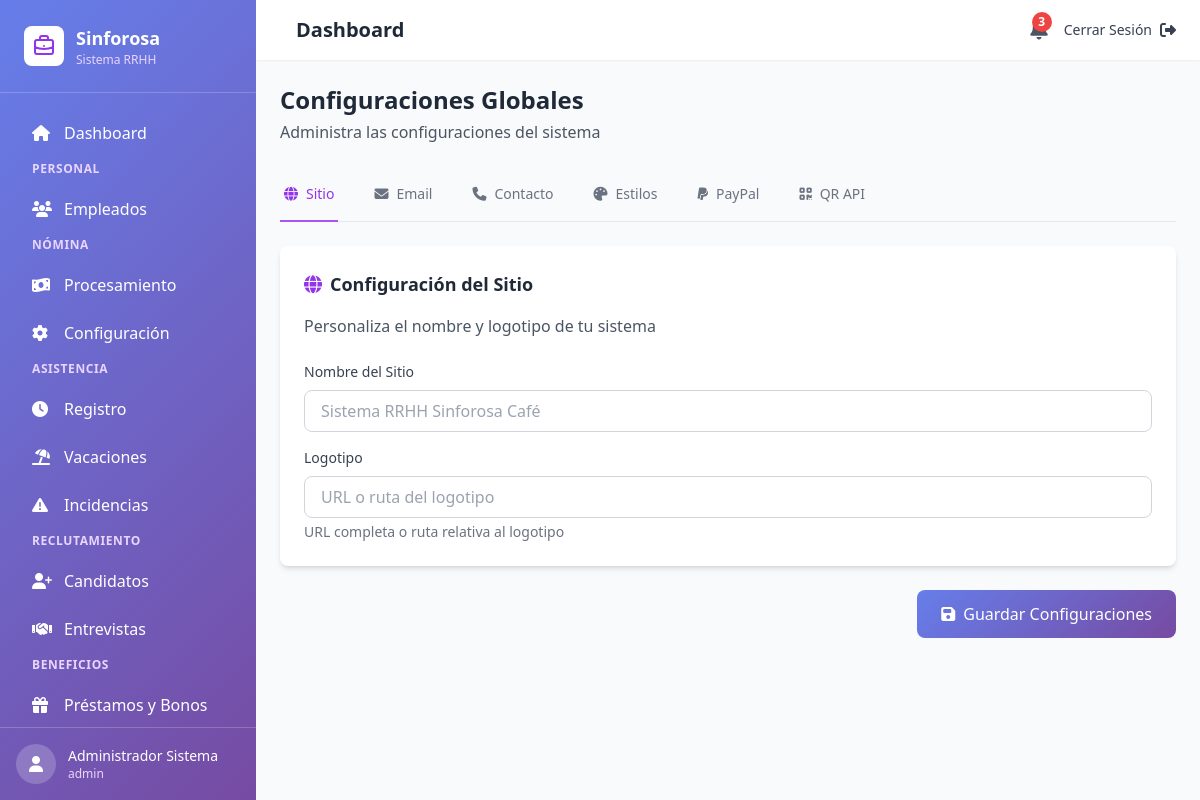
The app's page /configuraciones (signed in), older data.
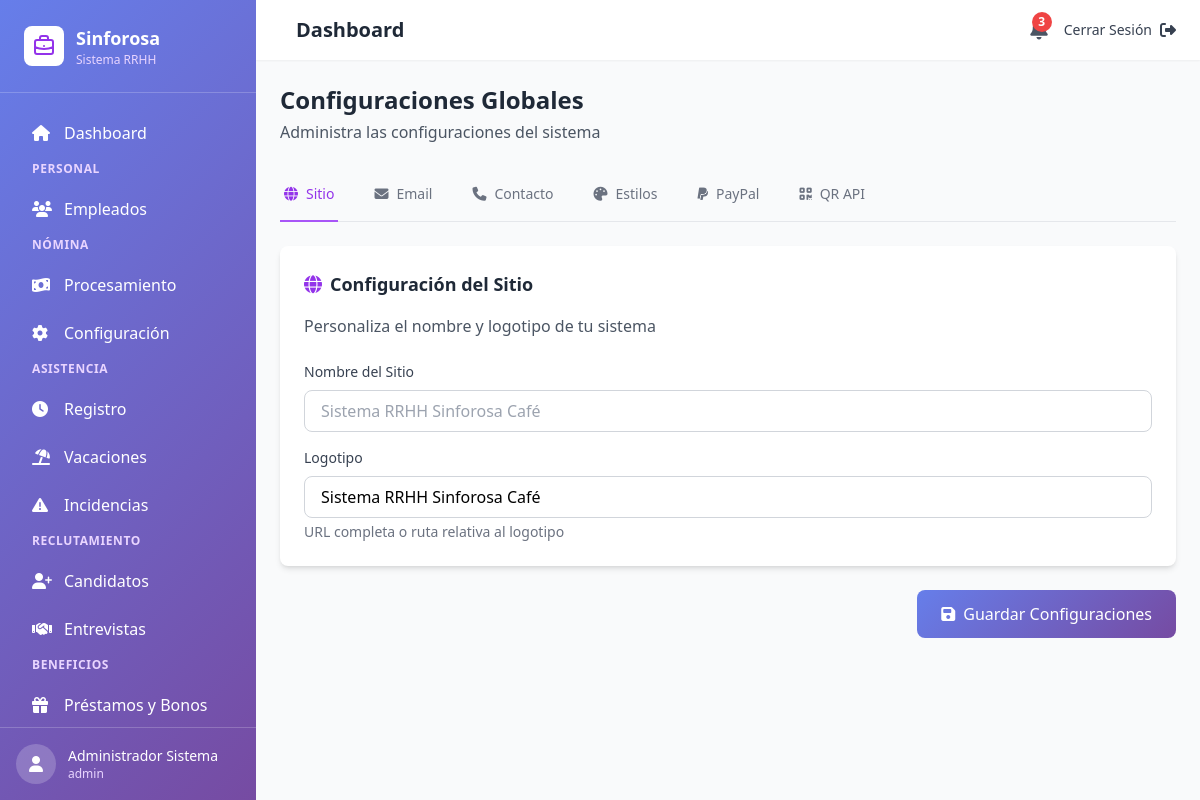
The same page, newer data.
### tables this page shows
CREATE TABLE configuraciones_globales (
    id INT AUTO_INCREMENT PRIMARY KEY,
    clave VARCHAR(100) UNIQUE NOT NULL,
    valor TEXT,
    tipo ENUM('texto', 'numero', 'email', 'color', 'imagen', 'json', 'boolean') DEFAULT 'texto',
    grupo VARCHAR(50) NOT NULL COMMENT 'sitio, email, contacto, estilo, paypal, qr',
    descripcion VARCHAR(255),
    fecha_actualizacion TIMESTAMP DEFAULT CURRENT_TIMESTAMP ON UPDATE CURRENT_TIMESTAMP,
    INDEX idx_grupo (grupo),
    INDEX idx_clave (clave)
);

### app/controllers/ConfiguracionesController.php (called while the page is built, shortened)
<?php
class ConfiguracionesController {
    public function index() {
        $db = Database::getInstance()->getConnection();
        $stmt = $db->query("SELECT * FROM configuraciones_globales ORDER BY grupo, clave");
        $configuraciones = $stmt->fetchAll();
        $configs = [];
        foreach ($configuraciones as $config) {
            $configs[$config['grupo']][] = $config;
        }
        require_once BASE_PATH . 'app/views/configuraciones/index.php';
        $content = ob_get_clean();
        require_once BASE_PATH . 'app/views/layouts/main.php';
    }
}

### app/views/configuraciones/index.php (the view, shortened to what this page needs)
<div class="mb-6">
    <div class="flex items-center justify-between">
        <div>
            <h1 class="text-2xl font-bold text-gray-800">Configuraciones Globales</h1>
            <p class="text-gray-600 mt-1">Administra las configuraciones del sistema</p>
        </div>
    </div>
</div>
<div class="mb-6">
    <div class="border-b border-gray-200">
        <nav class="-mb-px flex space-x-8 overflow-x-auto">
            <button onclick="showConfigTab('sitio')" id="tab-sitio" class="config-tab active border-b-2 border-purple-500 py-4 px-1 text-center font-medium text-sm text-purple-600 whitespace-nowrap">
                <i class="fas fa-globe mr-2"></i>Sitio
            </button>
            <button onclick="showConfigTab('email')" id="tab-email" class="config-tab border-b-2 border-transparent py-4 px-1 text-center font-medium text-sm text-gray-500 hover:text-gray-700 whitespace-nowrap">
                <i class="fas fa-envelope mr-2"></i>Email
            </button>
            <button onclick="showConfigTab('contacto')" id="tab-contacto" class="config-tab border-b-2 border-transparent py-4 px-1 text-center font-medium text-sm text-gray-500 hover:text-gray-700 whitespace-nowrap">
                <i class="fas fa-phone mr-2"></i>Contacto
            </button>
            <button onclick="showConfigTab('estilo')" id="tab-estilo" class="config-tab border-b-2 border-transparent py-4 px-1 text-center font-medium text-sm text-gray-500 hover:text-gray-700 whitespace-nowrap">
                <i class="fas fa-palette mr-2"></i>Estilos
            </button>
            <button onclick="showConfigTab('paypal')" id="tab-paypal" class="config-tab border-b-2 border-transparent py-4 px-1 text-center font-medium text-sm text-gray-500 hover:text-gray-700 whitespace-nowrap">
                <i class="fab fa-paypal mr-2"></i>PayPal
            </button>
            <button onclick="showConfigTab('qr')" id="tab-qr" class="config-tab border-b-2 border-transparent py-4 px-1 text-center font-medium text-sm text-gray-500 hover:text-gray-700 whitespace-nowrap">
                <i class="fas fa-qrcode mr-2"></i>QR API
            </button>
        </nav>
    </div>
</div>
<form id="form-configuraciones">
    <div id="content-sitio" class="config-content">
        <div class="bg-white rounded-lg shadow-md p-6">
            <h2 class="text-lg font-semibold text-gray-800 mb-4">
                <i class="fas fa-globe text-purple-600 mr-2"></i>Configuración del Sitio
            </h2>
            <p class="text-gray-600 mb-6">Personaliza el nombre y logotipo de tu sistema</p>
            <div class="space-y-4">
                <div>
                    <label class="block text-sm font-medium text-gray-700 mb-2">Nombre del Sitio</label>
                    <input type="text" name="configuraciones[sitio_nombre]"
                        value="<?php echo htmlspecialchars($configs['sitio'][0]['valor'] ?? ''); ?>"
                        class="w-full px-4 py-2 border border-gray-300 rounded-lg focus:ring-2 focus:ring-purple-500 focus:border-transparent"
                        placeholder="Sistema RRHH Sinforosa Café">
                </div>
                <div>
                    <label class="block text-sm font-medium text-gray-700 mb-2">Logotipo</label>
                    <input type="text" name="configuraciones[sitio_logo]"
                        value="<?php echo htmlspecialchars($configs['sitio'][1]['valor'] ?? ''); ?>"
                        class="w-full px-4 py-2 border border-gray-300 rounded-lg focus:ring-2 focus:ring-purple-500 focus:border-transparent"
                        placeholder="URL o ruta del logotipo">
                    <p class="text-sm text-gray-500 mt-1">URL completa o ruta relativa al logotipo</p>
                </div>
            </div>
        </div>
    </div>
    <div class="mt-6 flex justify-end">
        <button type="submit" class="bg-gradient-sinforosa text-white px-6 py-3 rounded-lg hover:opacity-90 transition flex items-center">
            <i class="fas fa-save mr-2"></i>Guardar Configuraciones
        </button>
    </div>
</form>

### index.php (shortened to what this page needs)
<?php
$request = $_SERVER['REQUEST_URI'];
$request = str_replace(parse_url(BASE_URL, PHP_URL_PATH), '', $request);
$request = strtok($request, '?');
$request = trim($request, '/');
if ($request === '' || $request === 'login') {
    $controller = new AuthController();
    $controller->login();
} elseif ($request === 'logout') {
    $controller = new AuthController();
    $controller->logout();
} elseif ($request === 'dashboard') {
    $controller = new DashboardController();
    $controller->index();
} elseif (strpos($request, 'beneficios') === 0) {
    $controller = new BeneficiosController();
    $controller->index();
} elseif ($request === 'notificaciones') {
    $controller = new NotificacionesController();
    $controller->index();
} elseif (strpos($request, 'configuraciones') === 0) {
    $controller = new ConfiguracionesController();
    $parts = explode('/', $request);
    if (count($parts) === 1) {
        $controller->index();
    } elseif ($parts[1] === 'guardar') {
        $controller->guardar();
    } elseif ($parts[1] === 'dispositivos') {
        $controller->dispositivos();
    } elseif ($parts[1] === 'guardar-dispositivo') {
        $controller->guardarDispositivo();
    } elseif ($parts[1] === 'obtener-dispositivo') {
        $controller->obtenerDispositivo();
    } elseif ($parts[1] === 'eliminar-dispositivo') {
        $controller->eliminarDispositivo();
    } else {
        http_response_code(404);
        die('Página no encontrada');
    }
} else {
    http_response_code(404);
    die('Página no encontrada');
}

### app/views/layouts/main.php (shortened to what this page needs)
<!DOCTYPE html>
<html lang="es">
<head>
    <script src="https://cdn.tailwindcss.com"></script>
    <link rel="stylesheet" href="https://cdnjs.cloudflare.com/ajax/libs/font-awesome/6.4.0/css/all.min.css">
</head>
<body class="bg-gray-50">
    <div class="flex h-screen overflow-hidden">
        <aside id="sidebar" class="w-64 bg-gradient-sinforosa text-white flex-shrink-0 fixed md:static inset-y-0 left-0 z-50 transform -translate-x-full md:translate-x-0 transition-transform duration-300 ease-in-out md:flex flex-col">
            <div class="p-6 border-b border-white border-opacity-20">
                <div class="flex items-center space-x-3">
                    <div class="h-10 w-10 bg-white rounded-lg flex items-center justify-center">
                    </div>
                    <div>
                        <h1 class="font-bold text-lg">Sinforosa</h1>
                        <p class="text-xs text-purple-200">Sistema RRHH</p>
                    </div>
                </div>
            </div>
            <nav class="flex-1 overflow-y-auto p-4">
                <div class="space-y-1">
                    <a href="<?php echo BASE_URL; ?>dashboard" class="sidebar-item flex items-center px-4 py-3 rounded-lg transition">
                        <i class="fas fa-home w-5"></i>
                        <span class="ml-3">Dashboard</span>
                    </a>
                    <div class="mt-4">
                        <p class="px-4 text-xs font-semibold text-purple-200 uppercase tracking-wider mb-2">Personal</p>
                        <a href="<?php echo BASE_URL; ?>empleados" class="sidebar-item flex items-center px-4 py-3 rounded-lg transition">
                            <i class="fas fa-users w-5"></i>
                            <span class="ml-3">Empleados</span>
                        </a>
                    </div>
                    <div class="mt-4">
                        <p class="px-4 text-xs font-semibold text-purple-200 uppercase tracking-wider mb-2">Nómina</p>
                        <a href="<?php echo BASE_URL; ?>nomina" class="sidebar-item flex items-center px-4 py-3 rounded-lg transition">
                            <i class="fas fa-money-bill-wave w-5"></i>
                            <span class="ml-3">Procesamiento</span>
                        </a>
                        <a href="<?php echo BASE_URL; ?>nomina/configuracion" class="sidebar-item flex items-center px-4 py-3 rounded-lg transition">
                            <i class="fas fa-cog w-5"></i>
                            <span class="ml-3">Configuración</span>
                        </a>
                    </div>
                    <div class="mt-4">
                        <p class="px-4 text-xs font-semibold text-purple-200 uppercase tracking-wider mb-2">Asistencia</p>
                        <a href="<?php echo BASE_URL; ?>asistencia" class="sidebar-item flex items-center px-4 py-3 rounded-lg transition">
                            <i class="fas fa-clock w-5"></i>
                            <span class="ml-3">Registro</span>
                        </a>
                        <a href="<?php echo BASE_URL; ?>asistencia/vacaciones" class="sidebar-item flex items-center px-4 py-3 rounded-lg transition">
                            <i class="fas fa-umbrella-beach w-5"></i>
                            <span class="ml-3">Vacaciones</span>
                        </a>
                        <a href="<?php echo BASE_URL; ?>asistencia/incidencias" class="sidebar-item flex items-center px-4 py-3 rounded-lg transition">
                            <i class="fas fa-exclamation-triangle w-5"></i>
                            <span class="ml-3">Incidencias</span>
                        </a>
                    </div>
                    <div class="mt-4">
                        <p class="px-4 text-xs font-semibold text-purple-200 uppercase tracking-wider mb-2">Reclutamiento</p>
                        <a href="<?php echo BASE_URL; ?>reclutamiento" class="sidebar-item flex items-center px-4 py-3 rounded-lg transition">
                            <i class="fas fa-user-plus w-5"></i>
                            <span class="ml-3">Candidatos</span>
                        </a>
                        <a href="<?php echo BASE_URL; ?>reclutamiento/entrevistas" class="sidebar-item flex items-center px-4 py-3 rounded-lg transition">
                            <i class="fas fa-handshake w-5"></i>
                            <span class="ml-3">Entrevistas</span>
                        </a>
                    </div>
                    <div class="mt-4">
                        <p class="px-4 text-xs font-semibold text-purple-200 uppercase tracking-wider mb-2">Beneficios</p>
                        <a href="<?php echo BASE_URL; ?>beneficios" class="sidebar-item flex items-center px-4 py-3 rounded-lg transition">
                            <i class="fas fa-gift w-5"></i>
                            <span class="ml-3">Préstamos y Bonos</span>
                        </a>
                    </div>
                </div>
            </nav>
            <div class="p-4 border-t border-white border-opacity-20">
                <div class="flex items-center space-x-3">
                    <div class="h-10 w-10 bg-white bg-opacity-20 rounded-full flex items-center justify-center">
                        <i class="fas fa-user"></i>
                    </div>
                    <div class="flex-1 min-w-0">
                        <p class="text-sm font-medium truncate"><?php echo htmlspecialchars($_SESSION['user_name'] ?? ''); ?></p>
                        <p class="text-xs text-purple-200 truncate"><?php echo htmlspecialchars($_SESSION['user_rol'] ?? ''); ?></p>
                    </div>
                </div>
            </div>
        </aside>
        <div class="flex-1 flex flex-col overflow-hidden">
            <header class="bg-white shadow-sm z-10">
                <div class="px-6 py-4 flex items-center justify-between">
                    <div class="flex items-center space-x-4">
                        <h2 class="text-xl font-semibold text-gray-800"><?php echo $title ?? 'Dashboard'; ?></h2>
                    </div>
                    <div class="flex items-center space-x-4">
                        <div class="relative">
                            <button id="notificaciones-btn" class="relative text-gray-600 hover:text-gray-800 transition">
                                <span id="badge-notificaciones" class="absolute -top-1 -right-1 h-5 w-5 bg-red-500 rounded-full text-xs text-white flex items-center justify-center font-bold">0</span>
                            </button>
                        </div>
                        <div class="relative">
                            <a href="<?php echo BASE_URL; ?>logout" class="flex items-center space-x-2 text-gray-700 hover:text-gray-900">
                                <span class="text-sm">Cerrar Sesión</span>
                                <i class="fas fa-sign-out-alt"></i>
                            </a>
                        </div>
                    </div>
                </div>
            </header>
            <main class="flex-1 overflow-y-auto bg-gray-50 p-6">
                <?php echo $content ?? ''; ?>
            </main>
        </div>
    </div>
</body>
</html>

### app/views/layouts/main.php (style rules this page uses)
.bg-gradient-sinforosa { background: linear-gradient(135deg, #667eea 0%, #764ba2 100%); }

Row changes from the older to the newer data that the page shows:
added configuraciones_globales: valor "Sistema RRHH Sinforosa Café"
